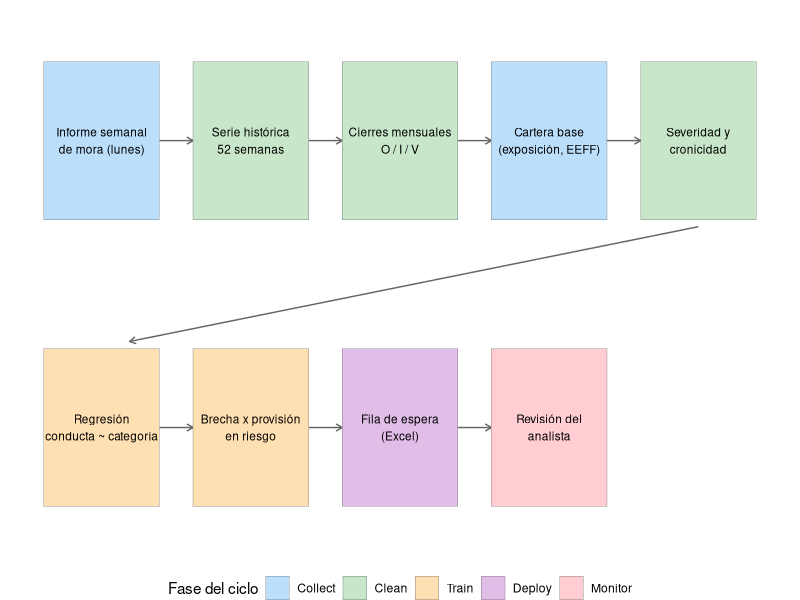

This figure's R source:
## ---- chunk 1
#| label: diagrama-flujo
#| fig-cap: "Flujo del modelo, desde el informe semanal hasta la revisión del analista"
#| fig-width: 9
#| fig-height: 4.6

library(ggplot2)

# Cada caja es una etapa del ciclo; x e y ubican su centro en el lienzo.
# Las dos filas se leen de izquierda a derecha: la superior es el
# tratamiento de datos y la inferior el modelo y su uso.
cajas <- data.frame(
  etapa = c(
    "Informe semanal\nde mora (lunes)", "Serie histórica\n52 semanas",
    "Cierres mensuales\nO / I / V", "Cartera base\n(exposición, EEFF)",
    "Severidad y\ncronicidad", "Regresión\nconducta ~ categoría",
    "Brecha x provisión\nen riesgo", "Fila de espera\n(Excel)",
    "Revisión del\nanalista"
  ),
  fase = c(
    "Collect", "Clean", "Clean", "Collect",
    "Clean", "Train", "Train", "Deploy", "Monitor"
  ),
  x = c(1, 2.6, 4.2, 5.8, 7.4, 1, 2.6, 4.2, 5.8),
  y = c(2, 2, 2, 2, 2, 1, 1, 1, 1)
)

# Las flechas unen el centro de una caja con el de la siguiente,
# descontando medio ancho de caja para que no se monten sobre el texto.
flechas <- data.frame(
  x    = c(1, 2.6, 4.2, 5.8) + 0.62,
  xend = c(2.6, 4.2, 5.8, 7.4) - 0.62,
  y    = 2, yend = 2
)
flechas <- rbind(
  flechas,
  data.frame(x = 1 + 0.62, xend = 2.6 - 0.62, y = 1, yend = 1),
  data.frame(x = 2.6 + 0.62, xend = 4.2 - 0.62, y = 1, yend = 1),
  data.frame(x = 4.2 + 0.62, xend = 5.8 - 0.62, y = 1, yend = 1),
  # De los indicadores (fila superior) al modelo (fila inferior)
  data.frame(x = 7.4, xend = 1.3, y = 2 - 0.3, yend = 1 + 0.3)
)

colores_fase <- c(Collect = "#BBDEFB", Clean = "#C8E6C9", Train = "#FFE0B2",
                  Deploy = "#E1BEE7", Monitor = "#FFCDD2")

ggplot() +
  geom_segment(data = flechas, aes(x = x, xend = xend, y = y, yend = yend),
               arrow = arrow(length = unit(0.18, "cm")), color = "grey40") +
  geom_tile(data = cajas, aes(x = x, y = y, fill = fase),
            width = 1.24, height = 0.55, color = "grey30") +
  geom_text(data = cajas, aes(x = x, y = y, label = etapa), size = 3) +
  scale_fill_manual(values = colores_fase,
                    breaks = names(colores_fase)) +
  coord_cartesian(xlim = c(0.3, 8.1), ylim = c(0.6, 2.4)) +
  labs(fill = "Fase del ciclo") +
  theme_void() +
  theme(legend.position = "bottom")
